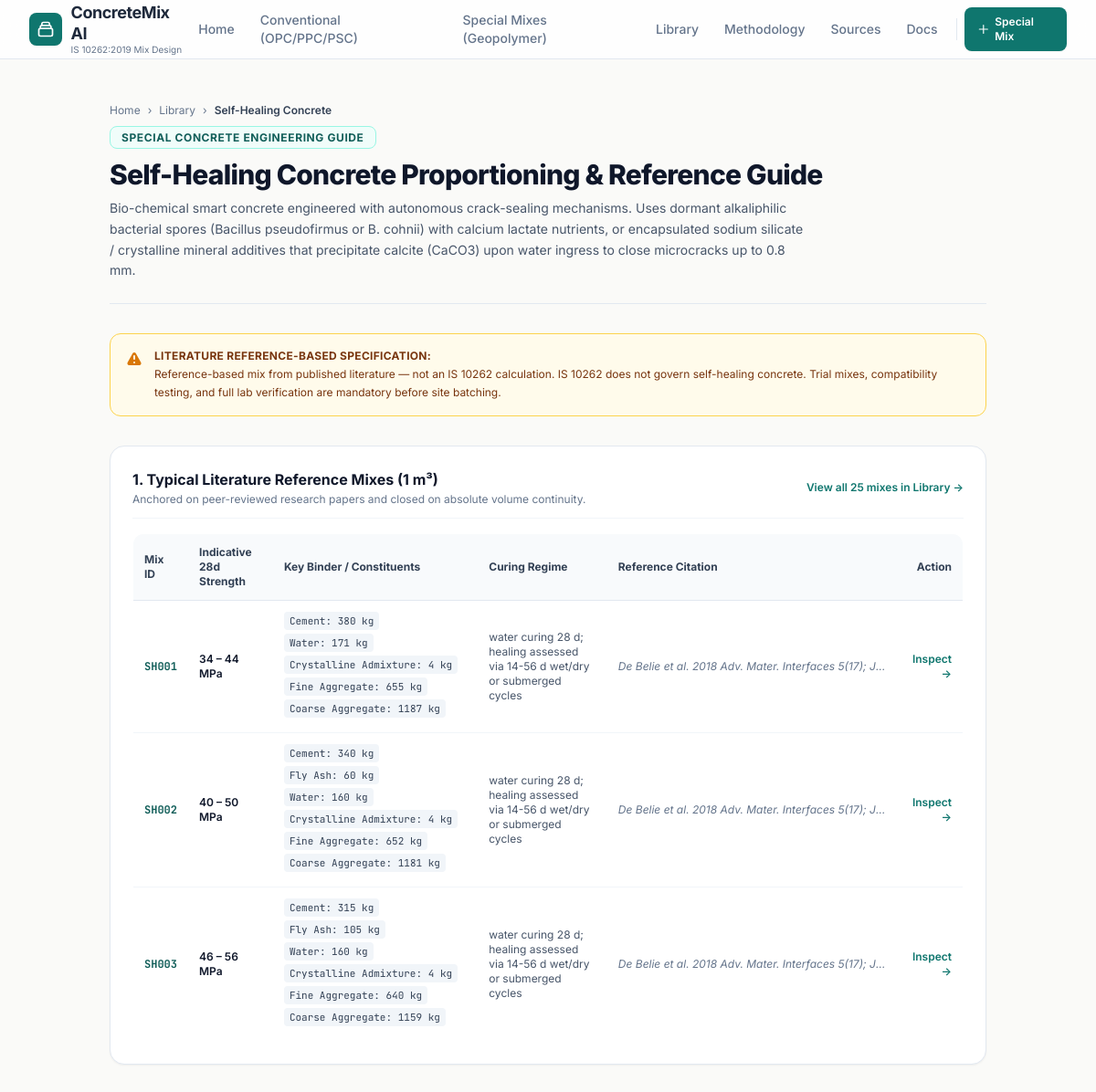
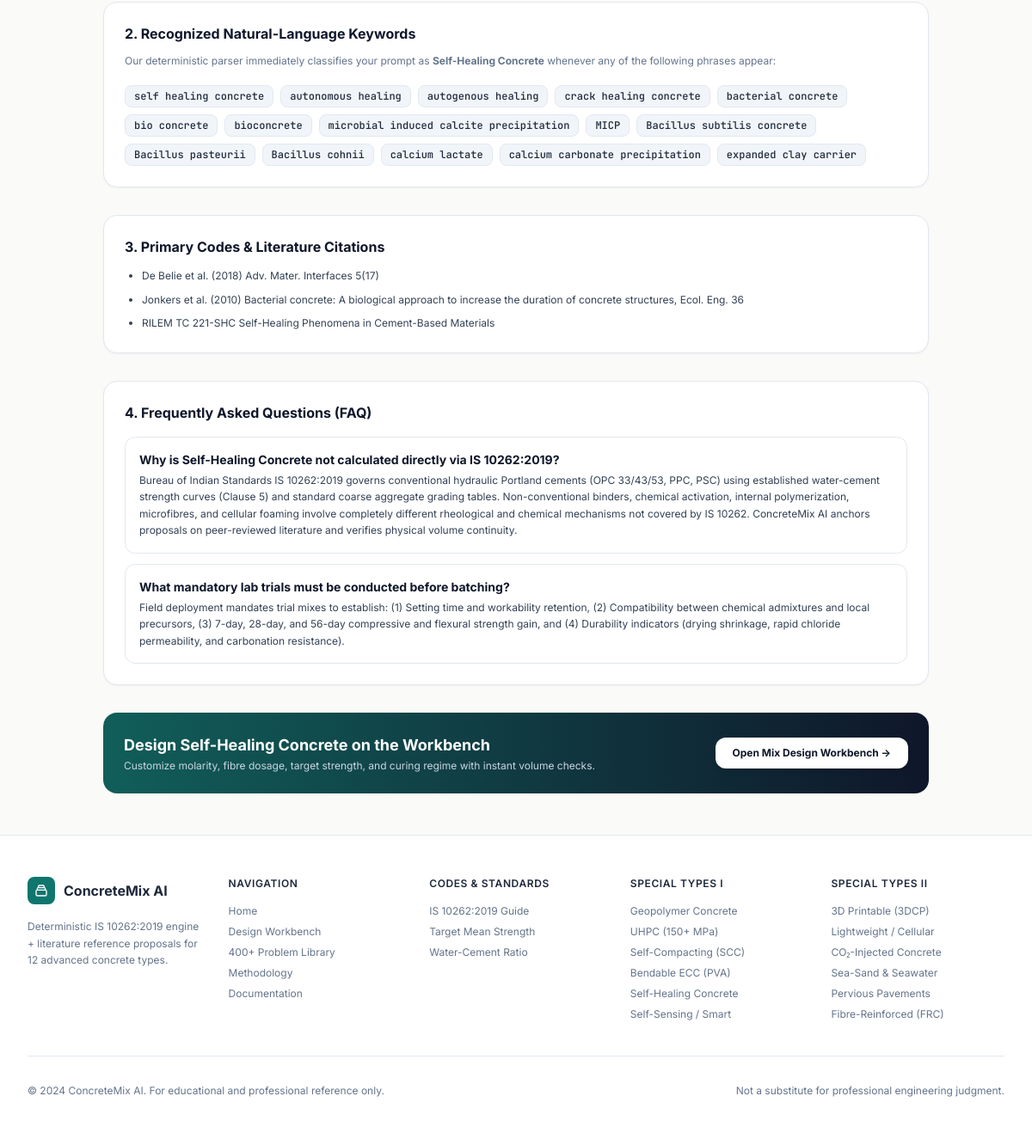
The app's page /learn/self-healing-mix-design with its own data (2 pictures, top to bottom).
### app/models.py (models this page shows, shortened)
class Example(Base):
    __tablename__ = "examples"
    id: int = Column(Integer, primary_key=True, autoincrement=True)
    external_id: str = Column(String(20), unique=True, nullable=False, index=True)
    group: str = Column(String(50), nullable=True, index=True)
    concrete_type: str = Column(
        String(30), nullable=True, default="conventional", index=True
    )
    grade: str = Column(String(20), nullable=True, index=True)
    exposure: str = Column(String(20), nullable=True, index=True)
    member: str = Column(String(10), nullable=True, default="RCC")
    max_size: int = Column(Integer, nullable=True)
    slump: int = Column(Integer, nullable=True)
    zone: str = Column(String(5), nullable=True)
    cement_grade: int = Column(Integer, nullable=True)
    binder_system: str = Column(String(60), nullable=True)
    keywords_json: str = Column(Text, nullable=True)
    strength_lo: float = Column(Float, nullable=True)
    strength_hi: float = Column(Float, nullable=True)
    curing: str = Column(Text, nullable=True)
    properties_json: str = Column(Text, nullable=True)
    notes: str = Column(Text, nullable=True)
    source_refs: str = Column(Text, nullable=True)
    problem_statement: str = Column(Text, nullable=True)
    inputs_json: str = Column(Text, nullable=True)
    solution_json: str = Column(Text, nullable=True)
    mix_json: str = Column(Text, nullable=True)
    checks_json: str = Column(Text, nullable=True)
    retrieval_text: str = Column(Text, nullable=True)
    verification_status: str = Column(
        String(20), nullable=False, default="unverified"
    )
    source: str = Column(String(100), nullable=True)
    created_at: datetime = Column(DateTime, default=_utcnow, nullable=False)
    updated_at: datetime = Column(
        DateTime, default=_utcnow, onupdate=_utcnow, nullable=False
    )

### app/main.py (the view)
@app.get("/learn/{type_slug}-mix-design", response_class=HTMLResponse)
def special_type_learn_page(request: Request, type_slug: str):
    from app.engine.concrete_type import SPECIAL_TYPES, TYPE_DETAILS
    if type_slug not in SPECIAL_TYPES:
        return templates.TemplateResponse(request=request, name="404.html", context={
            "title": "Page Not Found",
            "base_url": settings.BASE_URL,
        }, status_code=404)
    meta = dict(TYPE_DETAILS.get(type_slug, {}))
    meta["slug"] = type_slug
    kw_path = os.path.join(settings.DATA_DIR, "examples", "special", "keyword_banks.json")
    type_kws = []
    if os.path.exists(kw_path):
        try:
            with open(kw_path, "r", encoding="utf-8") as f:
                kb = json.load(f)
                type_kws = kb.get(type_slug, [])[:15]
        except Exception:
            type_kws = []
    db = SessionLocal()
    sample_mixes = []
    try:
        samples = db.query(Example).filter(Example.concrete_type == type_slug).limit(3).all()
        mgr = ExampleManager(SessionLocal)
        sample_mixes = [mgr._to_dict(s) for s in samples]
        meta["count"] = db.query(Example).filter(Example.concrete_type == type_slug).count()
    finally:
        db.close()
    return templates.TemplateResponse(request=request, name="seo/special-type.html", context={
        "title": f"{meta['name']} Mix Design Guide & Reference Proportions — ConcreteMix AI",
        "type_slug": type_slug,
        "type_meta": meta,
        "type_keywords": type_kws,
        "sample_mixes": sample_mixes,
        "base_url": settings.BASE_URL,
    })

### app/templates/seo/special-type.html (shortened to what this page needs)
{% extends "base.html" %}
{% block content %}
<div class="max-w-5xl mx-auto px-4 sm:px-6 lg:px-8 py-12 space-y-8">
    <div class="border-b border-slate-200 pb-6">
        <div class="flex items-center gap-2 text-xs text-slate-500 mb-2">
            <a href="/" class="hover:text-teal-700">Home</a> &rsaquo;
            <a href="/library" class="hover:text-teal-700">Library</a> &rsaquo;
            <span class="text-slate-700 font-semibold">{{ type_meta.name }}</span>
        </div>
        <span class="text-xs font-bold uppercase tracking-wider text-teal-800 bg-teal-50 border border-teal-200 px-3 py-1 rounded-lg">
            Special Concrete Engineering Guide
        </span>
        <h1 class="text-3xl font-extrabold text-slate-900 tracking-tight mt-3">{{ type_meta.name }} Proportioning & Reference Guide</h1>
        <p class="text-sm text-slate-600 mt-2 max-w-3xl leading-relaxed">
            {{ type_meta.definition }}
        </p>
    </div>
    <div class="p-4 rounded-xl bg-amber-50 border border-amber-300 text-amber-900 text-xs flex items-start gap-3">
        <div>
            <span class="font-bold uppercase tracking-wide">Literature Reference-Based Specification:</span>
            <p class="mt-0.5 leading-relaxed">
                Reference-based mix from published literature &mdash; not an IS 10262 calculation. IS 10262 does not govern {{ type_meta.name|lower }}. Trial mixes, compatibility testing, and full lab verification are mandatory before site batching.
            </p>
        </div>
    </div>
    <div class="bg-white p-6 rounded-2xl border border-slate-200 shadow-sm space-y-4">
        <div class="flex justify-between items-center border-b border-slate-100 pb-3">
            <div>
                <h2 class="text-base font-bold text-slate-900">1. Typical Literature Reference Mixes (1 m³)</h2>
                <p class="text-xs text-slate-500 mt-0.5">Anchored on peer-reviewed research papers and closed on absolute volume continuity.</p>
            </div>
            <a href="/library?concrete_type={{ type_slug }}" class="text-xs text-teal-700 hover:underline font-semibold">
                View all {{ type_meta.count }} mixes in Library &rarr;
            </a>
        </div>
        <div class="overflow-x-auto">
            <table class="w-full text-left text-xs border border-slate-200 rounded-xl overflow-hidden">
                <thead class="bg-slate-50 text-slate-700 font-semibold border-b border-slate-200">
                    <tr>
                        <th class="p-3">Mix ID</th>
                        <th class="p-3">Indicative 28d Strength</th>
                        <th class="p-3">Key Binder / Constituents</th>
                        <th class="p-3">Curing Regime</th>
                        <th class="p-3">Reference Citation</th>
                        <th class="p-3 text-right">Action</th>
                    </tr>
                </thead>
                <tbody class="divide-y divide-slate-100 bg-white">
                    {% for m in sample_mixes %}
                    <tr class="hover:bg-slate-50/60 transition">
                        <td class="p-3 font-mono font-bold text-teal-800">{{ m.external_id }}</td>
                        <td class="p-3 font-semibold text-slate-900">
                            {% if m.strength_lo and m.strength_hi %}
                                {{ m.strength_lo|round(0)|int }} &ndash; {{ m.strength_hi|round(0)|int }} MPa
                            {% else %}
                                {{ m.grade }}
                            {% endif %}
                        </td>
                        <td class="p-3 text-slate-700">
                            {% for comp, val in m.mix_per_m3.items() %}
                                {% if comp.endswith('_kg') and val > 0 %}
                                    <span class="inline-block bg-slate-100 px-1.5 py-0.5 rounded text-[11px] font-mono mr-1 mb-1">
                                        {{ comp.replace('_kg','').replace('_',' ')|title }}: {{ val|round(0)|int }} kg
                                    </span>
                                {% endif %}
                            {% endfor %}
                        </td>
                        <td class="p-3 text-slate-600">{{ m.curing|default('Standard') }}</td>
                        <td class="p-3 text-slate-500 italic max-w-xs truncate" title="{{ m.source }}">{{ m.source }}</td>
                        <td class="p-3 text-right">
                            <a href="/examples/{{ m.external_id }}" class="text-xs font-semibold text-teal-700 hover:underline">
                                Inspect &rarr;
                            </a>
                        </td>
                    </tr>
                    {% endfor %}
                </tbody>
            </table>
        </div>
    </div>
    <div class="bg-white p-6 rounded-2xl border border-slate-200 shadow-sm space-y-3">
        <h2 class="text-base font-bold text-slate-900">2. Recognized Natural-Language Keywords</h2>
        <p class="text-xs text-slate-500">
            Our deterministic parser immediately classifies your prompt as <strong>{{ type_meta.name }}</strong> whenever any of the following phrases appear:
        </p>
        <div class="flex flex-wrap gap-2 pt-2">
            {% for kw in type_keywords %}
            <span class="px-2.5 py-1 rounded-lg text-xs font-medium bg-slate-100 text-slate-800 border border-slate-200 font-mono">
                {{ kw }}
            </span>
            {% endfor %}
        </div>
    </div>
    <div class="bg-white p-6 rounded-2xl border border-slate-200 shadow-sm space-y-3">
        <h2 class="text-base font-bold text-slate-900">3. Primary Codes & Literature Citations</h2>
        <ul class="space-y-2 text-xs text-slate-700 list-disc pl-5">
            {% for src in type_meta.sources %}
            <li class="leading-relaxed">{{ src }}</li>
            {% endfor %}
        </ul>
    </div>
    <div class="bg-white p-6 rounded-2xl border border-slate-200 shadow-sm space-y-4">
        <h2 class="text-base font-bold text-slate-900">4. Frequently Asked Questions (FAQ)</h2>
        <div class="space-y-3 text-xs leading-relaxed text-slate-700">
            <div class="border border-slate-200 p-4 rounded-xl">
                <h3 class="font-bold text-slate-900 text-sm mb-1">Why is {{ type_meta.name }} not calculated directly via IS 10262:2019?</h3>
                <p>
                    Bureau of Indian Standards IS 10262:2019 governs conventional hydraulic Portland cements (OPC 33/43/53, PPC, PSC) using established water-cement strength curves (Clause 5) and standard coarse aggregate grading tables. Non-conventional binders, chemical activation, internal polymerization, microfibres, and cellular foaming involve completely different rheological and chemical mechanisms not covered by IS 10262. ConcreteMix AI anchors proposals on peer-reviewed literature and verifies physical volume continuity.
                </p>
            </div>
            <div class="border border-slate-200 p-4 rounded-xl">
                <h3 class="font-bold text-slate-900 text-sm mb-1">What mandatory lab trials must be conducted before batching?</h3>
                <p>
                    Field deployment mandates trial mixes to establish: (1) Setting time and workability retention, (2) Compatibility between chemical admixtures and local precursors, (3) 7-day, 28-day, and 56-day compressive and flexural strength gain, and (4) Durability indicators (drying shrinkage, rapid chloride permeability, and carbonation resistance).
                </p>
            </div>
        </div>
    </div>
    <div class="p-6 bg-gradient-to-r from-teal-800 to-slate-900 rounded-2xl text-white flex flex-col sm:flex-row justify-between items-start sm:items-center gap-4">
        <div>
            <h3 class="text-lg font-bold">Design {{ type_meta.name }} on the Workbench</h3>
            <p class="text-xs text-slate-300 mt-0.5">Customize molarity, fibre dosage, target strength, and curing regime with instant volume checks.</p>
        </div>
        <a href="/design" class="px-5 py-2.5 rounded-xl text-xs font-bold text-slate-900 bg-white hover:bg-slate-100 transition shrink-0 shadow-md">
            Open Mix Design Workbench &rarr;
        </a>
    </div>
</div>
{% endblock %}

### app/static/css/custom.css (style rules this page uses)
:root { --brand-teal: #0F766E; --brand-teal-hover: #0D6B63; --brand-bg: #FAFAF8; --brand-card: #FFFFFF; --border-color: #E2E8F0; }
body { font-family: 'Inter', -apple-system, BlinkMacSystemFont, "Segoe UI", Roboto, sans-serif; background-color: var(--brand-bg); color: #1E293B; }
code, pre, .font-mono { font-family: 'JetBrains Mono', monospace; }

### records on screen
Example: external_id "SH001", strength_lo "34", strength_hi "44", replace "Cement" "Water" "Crystalline Admixture" "Fine Aggregate" "Coarse Aggregate", mix_per_m3 "380" "171" "4" "655" "1187", curing "water curing 28 d; healing assessed via 14-56 d wet/dry or submerged cycles", source "De Belie et al. 2018 Adv. Mater. Interfaces 5(17); J…"
Example: external_id "SH002", strength_lo "40", strength_hi "50", replace "Cement" "Fly Ash" "Water" "Crystalline Admixture" "Fine Aggregate" "Coarse Aggregate", mix_per_m3 "340" "60" "160" "4" "652" "1181", curing "water curing 28 d; healing assessed via 14-56 d wet/dry or submerged cycles", source "De Belie et al. 2018 Adv. Mater. Interfaces 5(17); J…"
Example: external_id "SH003", strength_lo "46", strength_hi "56", replace "Cement" "Fly Ash" "Water" "Crystalline Admixture" "Fine Aggregate" "Coarse Aggregate", mix_per_m3 "315" "105" "160" "4" "640" "1159", curing "water curing 28 d; healing assessed via 14-56 d wet/dry or submerged cycles", source "De Belie et al. 2018 Adv. Mater. Interfaces 5(17); J…"

### other values on screen
{{ type_meta.name }} "Self-Healing Concrete"
{{ type_meta.name|lower }} "self-healing concrete"
{{ type_meta.count }} "25"
{{ kw }} "self healing concrete" "autonomous healing" "autogenous healing" "crack healing concrete" "bacterial concrete" "bio concrete" "bioconcrete" "microbial induced calcite precipitation" "MICP" "Bacillus subtilis concrete" "Bacillus pasteurii" "Bacillus cohnii" "calcium lactate" "calcium carbonate precipitation" "expanded clay carrier"
{{ src }} "De Belie et al. (2018) Adv. Mater. Interfaces 5(17)" "Jonkers et al. (2010) Bacterial concrete: A biological approach to increase the duration of concrete structures, Ecol. Eng. 36" "RILEM TC 221-SHC Self-Healing Phenomena in Cement-Based Materials"
{{ now.year if now is defined else "2024" }} "2024"
